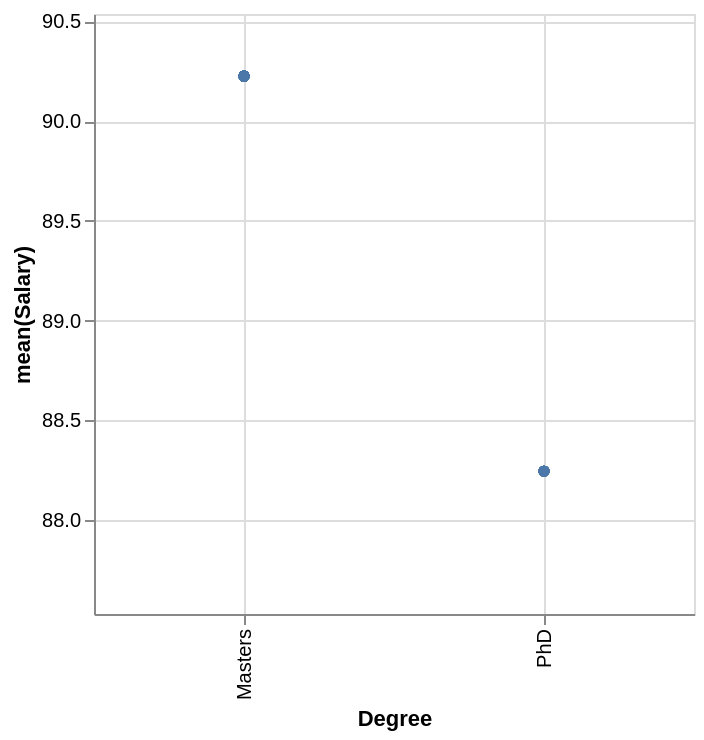

Here is the Vega-Lite specification saved for this chart:
### Vega-Lite specification from a JSON file in a GitHub repository (floating-point values rounded to 4 significant figures)
{"height": 300, "width": 300, "$schema": "https://vega.github.io/schema/vega-lite/v5.json", "meta": {"axes": false, "description": "Plot mean Salary of each group, with errorbar, zoomed in", "animated": true}, "data": {"values": [{"gemini_id": 1, "Degree": "Masters", "datamations_x": 1, "datamations_y": 90.23, "datamations_y_tooltip": 90.23, "datamations_y_raw": 81.94, "Lower": 89.92, "Upper": 90.54}, {"gemini_id": 2, "Degree": "Masters", "datamations_x": 1, "datamations_y": 90.23, "datamations_y_tooltip": 90.23, "datamations_y_raw": 82.9, "Lower": 89.92, "Upper": 90.54}, {"gemini_id": 3, "Degree": "Masters", "datamations_x": 1, "datamations_y": 90.23, "datamations_y_tooltip": 90.23, "datamations_y_raw": 83.27, "Lower": 89.92, "Upper": 90.54}, {"gemini_id": 4, "Degree": "Masters", "datamations_x": 1, "datamations_y": 90.23, "datamations_y_tooltip": 90.23, "datamations_y_raw": 82.9, "Lower": 89.92, "Upper": 90.54}, {"gemini_id": 5, "Degree": "Masters", "datamations_x": 1, "datamations_y": 90.23, "datamations_y_tooltip": 90.23, "datamations_y_raw": 90.19, "Lower": 89.92, "Upper": 90.54}, {"gemini_id": 6, "Degree": "Masters", "datamations_x": 1, "datamations_y": 90.23, "datamations_y_tooltip": 90.23, "datamations_y_raw": 90.31, "Lower": 89.92, "Upper": 90.54}, {"gemini_id": 7, "Degree": "Masters", "datamations_x": 1, "datamations_y": 90.23, "datamations_y_tooltip": 90.23, "datamations_y_raw": 90.34, "Lower": 89.92, "Upper": 90.54}, {"gemini_id": 8, "Degree": "Masters", "datamations_x": 1, "datamations_y": 90.23, "datamations_y_tooltip": 90.23, "datamations_y_raw": 89.69, "Lower": 89.92, "Upper": 90.54}, {"gemini_id": 9, "Degree": "Masters", "datamations_x": 1, "datamations_y": 90.23, "datamations_y_tooltip": 90.23, "datamations_y_raw": 89.66, "Lower": 89.92, "Upper": 90.54}, {"gemini_id": 10, "Degree": "Masters", "datamations_x": 1, "datamations_y": 90.23, "datamations_y_tooltip": 90.23, "datamations_y_raw": 89.81, "Lower": 89.92, "Upper": 90.54}, {"gemini_id": 11, "Degree": "Masters", "datamations_x": 1, "datamations_y": 90.23, "datamations_y_tooltip": 90.23, "datamations_y_raw": 90.14, "Lower": 89.92, "Upper": 90.54}, {"gemini_id": 12, "Degree": "Masters", "datamations_x": 1, "datamations_y": 90.23, "datamations_y_tooltip": 90.23, "datamations_y_raw": 90.26, "Lower": 89.92, "Upper": 90.54}, {"gemini_id": 13, "Degree": "Masters", "datamations_x": 1, "datamations_y": 90.23, "datamations_y_tooltip": 90.23, "datamations_y_raw": 89.58, "Lower": 89.92, "Upper": 90.54}, {"gemini_id": 14, "Degree": "Masters", "datamations_x": 1, "datamations_y": 90.23, "datamations_y_tooltip": 90.23, "datamations_y_raw": 91.48, "Lower": 89.92, "Upper": 90.54}, {"gemini_id": 15, "Degree": "Masters", "datamations_x": 1, "datamations_y": 90.23, "datamations_y_tooltip": 90.23, "datamations_y_raw": 90.54, "Lower": 89.92, "Upper": 90.54}, {"gemini_id": 16, "Degree": "Masters", "datamations_x": 1, "datamations_y": 90.23, "datamations_y_tooltip": 90.23, "datamations_y_raw": 90.95, "Lower": 89.92, "Upper": 90.54}, {"gemini_id": 17, "Degree": "Masters", "datamations_x": 1, "datamations_y": 90.23, "datamations_y_tooltip": 90.23, "datamations_y_raw": 84.33, "Lower": 89.92, "Upper": 90.54}, {"gemini_id": 18, "Degree": "Masters", "datamations_x": 1, "datamations_y": 90.23, "datamations_y_tooltip": 90.23, "datamations_y_raw": 90.76, "Lower": 89.92, "Upper": 90.54}, {"gemini_id": 19, "Degree": "Masters", "datamations_x": 1, "datamations_y": 90.23, "datamations_y_tooltip": 90.23, "datamations_y_raw": 91.21, "Lower": 89.92, "Upper": 90.54}, {"gemini_id": 20, "Degree": "Masters", "datamations_x": 1, "datamations_y": 90.23, "datamations_y_tooltip": 90.23, "datamations_y_raw": 91.48, "Lower": 89.92, "Upper": 90.54}, {"gemini_id": 21, "Degree": "Masters", "datamations_x": 1, "datamations_y": 90.23, "datamations_y_tooltip": 90.23, "datamations_y_raw": 91.2, "Lower": 89.92, "Upper": 90.54}, {"gemini_id": 22, "Degree": "Masters", "datamations_x": 1, "datamations_y": 90.23, "datamations_y_tooltip": 90.23, "datamations_y_raw": 84.14, "Lower": 89.92, "Upper": 90.54}, {"gemini_id": 23, "Degree": "Masters", "datamations_x": 1, "datamations_y": 90.23, "datamations_y_tooltip": 90.23, "datamations_y_raw": 90.9, "Lower": 89.92, "Upper": 90.54}, {"gemini_id": 24, "Degree": "Masters", "datamations_x": 1, "datamations_y": 90.23, "datamations_y_tooltip": 90.23, "datamations_y_raw": 91.34, "Lower": 89.92, "Upper": 90.54}, {"gemini_id": 25, "Degree": "Masters", "datamations_x": 1, "datamations_y": 90.23, "datamations_y_tooltip": 90.23, "datamations_y_raw": 90.62, "Lower": 89.92, "Upper": 90.54}, {"gemini_id": 26, "Degree": "Masters", "datamations_x": 1, "datamations_y": 90.23, "datamations_y_tooltip": 90.23, "datamations_y_raw": 91.18, "Lower": 89.92, "Upper": 90.54}, {"gemini_id": 27, "Degree": "Masters", "datamations_x": 1, "datamations_y": 90.23, "datamations_y_tooltip": 90.23, "datamations_y_raw": 91.25, "Lower": 89.92, "Upper": 90.54}, {"gemini_id": 28, "Degree": "Masters", "datamations_x": 1, "datamations_y": 90.23, "datamations_y_tooltip": 90.23, "datamations_y_raw": 91.4, "Lower": 89.92, "Upper": 90.54}, {"gemini_id": 29, "Degree": "Masters", "datamations_x": 1, "datamations_y": 90.23, "datamations_y_tooltip": 90.23, "datamations_y_raw": 91.12, "Lower": 89.92, "Upper": 90.54}, {"gemini_id": 30, "Degree": "Masters", "datamations_x": 1, "datamations_y": 90.23, "datamations_y_tooltip": 90.23, "datamations_y_raw": 91.11, "Lower": 89.92, "Upper": 90.54}, {"gemini_id": 31, "Degree": "Masters", "datamations_x": 1, "datamations_y": 90.23, "datamations_y_tooltip": 90.23, "datamations_y_raw": 90.67, "Lower": 89.92, "Upper": 90.54}, {"gemini_id": 32, "Degree": "Masters", "datamations_x": 1, "datamations_y": 90.23, "datamations_y_tooltip": 90.23, "datamations_y_raw": 91.47, "Lower": 89.92, "Upper": 90.54}, {"gemini_id": 33, "Degree": "Masters", "datamations_x": 1, "datamations_y": 90.23, "datamations_y_tooltip": 90.23, "datamations_y_raw": 91.06, "Lower": 89.92, "Upper": 90.54}, {"gemini_id": 34, "Degree": "Masters", "datamations_x": 1, "datamations_y": 90.23, "datamations_y_tooltip": 90.23, "datamations_y_raw": 90.94, "Lower": 89.92, "Upper": 90.54}, {"gemini_id": 35, "Degree": "Masters", "datamations_x": 1, "datamations_y": 90.23, "datamations_y_tooltip": 90.23, "datamations_y_raw": 91.17, "Lower": 89.92, "Upper": 90.54}, {"gemini_id": 36, "Degree": "Masters", "datamations_x": 1, "datamations_y": 90.23, "datamations_y_tooltip": 90.23, "datamations_y_raw": 91.24, "Lower": 89.92, "Upper": 90.54}, {"gemini_id": 37, "Degree": "Masters", "datamations_x": 1, "datamations_y": 90.23, "datamations_y_tooltip": 90.23, "datamations_y_raw": 90.5, "Lower": 89.92, "Upper": 90.54}, {"gemini_id": 38, "Degree": "Masters", "datamations_x": 1, "datamations_y": 90.23, "datamations_y_tooltip": 90.23, "datamations_y_raw": 85.33, "Lower": 89.92, "Upper": 90.54}, {"gemini_id": 39, "Degree": "Masters", "datamations_x": 1, "datamations_y": 90.23, "datamations_y_tooltip": 90.23, "datamations_y_raw": 90.6, "Lower": 89.92, "Upper": 90.54}, {"gemini_id": 40, "Degree": "Masters", "datamations_x": 1, "datamations_y": 90.23, "datamations_y_tooltip": 90.23, "datamations_y_raw": 85.5, "Lower": 89.92, "Upper": 90.54}, {"gemini_id": 41, "Degree": "Masters", "datamations_x": 1, "datamations_y": 90.23, "datamations_y_tooltip": 90.23, "datamations_y_raw": 91.4, "Lower": 89.92, "Upper": 90.54}, {"gemini_id": 42, "Degree": "Masters", "datamations_x": 1, "datamations_y": 90.23, "datamations_y_tooltip": 90.23, "datamations_y_raw": 91.15, "Lower": 89.92, "Upper": 90.54}, {"gemini_id": 43, "Degree": "Masters", "datamations_x": 1, "datamations_y": 90.23, "datamations_y_tooltip": 90.23, "datamations_y_raw": 90.7, "Lower": 89.92, "Upper": 90.54}, {"gemini_id": 44, "Degree": "Masters", "datamations_x": 1, "datamations_y": 90.23, "datamations_y_tooltip": 90.23, "datamations_y_raw": 90.62, "Lower": 89.92, "Upper": 90.54}, {"gemini_id": 45, "Degree": "Masters", "datamations_x": 1, "datamations_y": 90.23, "datamations_y_tooltip": 90.23, "datamations_y_raw": 90.56, "Lower": 89.92, "Upper": 90.54}, {"gemini_id": 46, "Degree": "Masters", "datamations_x": 1, "datamations_y": 90.23, "datamations_y_tooltip": 90.23, "datamations_y_raw": 90.6, "Lower": 89.92, "Upper": 90.54}, {"gemini_id": 47, "Degree": "Masters", "datamations_x": 1, "datamations_y": 90.23, "datamations_y_tooltip": 90.23, "datamations_y_raw": 91.17, "Lower": 89.92, "Upper": 90.54}, {"gemini_id": 48, "Degree": "Masters", "datamations_x": 1, "datamations_y": 90.23, "datamations_y_tooltip": 90.23, "datamations_y_raw": 90.75, "Lower": 89.92, "Upper": 90.54}, {"gemini_id": 49, "Degree": "Masters", "datamations_x": 1, "datamations_y": 90.23, "datamations_y_tooltip": 90.23, "datamations_y_raw": 92.02, "Lower": 89.92, "Upper": 90.54}, {"gemini_id": 50, "Degree": "Masters", "datamations_x": 1, "datamations_y": 90.23, "datamations_y_tooltip": 90.23, "datamations_y_raw": 92.28, "Lower": 89.92, "Upper": 90.54}, {"gemini_id": 51, "Degree": "Masters", "datamations_x": 1, "datamations_y": 90.23, "datamations_y_tooltip": 90.23, "datamations_y_raw": 91.52, "Lower": 89.92, "Upper": 90.54}, {"gemini_id": 52, "Degree": "Masters", "datamations_x": 1, "datamations_y": 90.23, "datamations_y_tooltip": 90.23, "datamations_y_raw": 92.24, "Lower": 89.92, "Upper": 90.54}, {"gemini_id": 53, "Degree": "Masters", "datamations_x": 1, "datamations_y": 90.23, "datamations_y_tooltip": 90.23, "datamations_y_raw": 84.54, "Lower": 89.92, "Upper": 90.54}, {"gemini_id": 54, "Degree": "Masters", "datamations_x": 1, "datamations_y": 90.23, "datamations_y_tooltip": 90.23, "datamations_y_raw": 91.62, "Lower": 89.92, "Upper": 90.54}, {"gemini_id": 55, "Degree": "Masters", "datamations_x": 1, "datamations_y": 90.23, "datamations_y_tooltip": 90.23, "datamations_y_raw": 92.04, "Lower": 89.92, "Upper": 90.54}, {"gemini_id": 56, "Degree": "Masters", "datamations_x": 1, "datamations_y": 90.23, "datamations_y_tooltip": 90.23, "datamations_y_raw": 92.29, "Lower": 89.92, "Upper": 90.54}, {"gemini_id": 57, "Degree": "Masters", "datamations_x": 1, "datamations_y": 90.23, "datamations_y_tooltip": 90.23, "datamations_y_raw": 91.7, "Lower": 89.92, "Upper": 90.54}, {"gemini_id": 58, "Degree": "Masters", "datamations_x": 1, "datamations_y": 90.23, "datamations_y_tooltip": 90.23, "datamations_y_raw": 91.9, "Lower": 89.92, "Upper": 90.54}, {"gemini_id": 59, "Degree": "Masters", "datamations_x": 1, "datamations_y": 90.23, "datamations_y_tooltip": 90.23, "datamations_y_raw": 92.42, "Lower": 89.92, "Upper": 90.54}, {"gemini_id": 60, "Degree": "Masters", "datamations_x": 1, "datamations_y": 90.23, "datamations_y_tooltip": 90.23, "datamations_y_raw": 91.88, "Lower": 89.92, "Upper": 90.54}, {"gemini_id": 61, "Degree": "Masters", "datamations_x": 1, "datamations_y": 90.23, "datamations_y_tooltip": 90.23, "datamations_y_raw": 92.38, "Lower": 89.92, "Upper": 90.54}, {"gemini_id": 62, "Degree": "Masters", "datamations_x": 1, "datamations_y": 90.23, "datamations_y_tooltip": 90.23, "datamations_y_raw": 92.17, "Lower": 89.92, "Upper": 90.54}, {"gemini_id": 63, "Degree": "Masters", "datamations_x": 1, "datamations_y": 90.23, "datamations_y_tooltip": 90.23, "datamations_y_raw": 92.15, "Lower": 89.92, "Upper": 90.54}, {"gemini_id": 64, "Degree": "Masters", "datamations_x": 1, "datamations_y": 90.23, "datamations_y_tooltip": 90.23, "datamations_y_raw": 85.46, "Lower": 89.92, "Upper": 90.54}, {"gemini_id": 65, "Degree": "Masters", "datamations_x": 1, "datamations_y": 90.23, "datamations_y_tooltip": 90.23, "datamations_y_raw": 92.19, "Lower": 89.92, "Upper": 90.54}, {"gemini_id": 66, "Degree": "Masters", "datamations_x": 1, "datamations_y": 90.23, "datamations_y_tooltip": 90.23, "datamations_y_raw": 91.56, "Lower": 89.92, "Upper": 90.54}, {"gemini_id": 67, "Degree": "Masters", "datamations_x": 1, "datamations_y": 90.23, "datamations_y_tooltip": 90.23, "datamations_y_raw": 91.99, "Lower": 89.92, "Upper": 90.54}, {"gemini_id": 68, "Degree": "Masters", "datamations_x": 1, "datamations_y": 90.23, "datamations_y_tooltip": 90.23, "datamations_y_raw": 92.47, "Lower": 89.92, "Upper": 90.54}, {"gemini_id": 69, "Degree": "Masters", "datamations_x": 1, "datamations_y": 90.23, "datamations_y_tooltip": 90.23, "datamations_y_raw": 91.99, "Lower": 89.92, "Upper": 90.54}, {"gemini_id": 70, "Degree": "Masters", "datamations_x": 1, "datamations_y": 90.23, "datamations_y_tooltip": 90.23, "datamations_y_raw": 92.0, "Lower": 89.92, "Upper": 90.54}, {"gemini_id": 71, "Degree": "Masters", "datamations_x": 1, "datamations_y": 90.23, "datamations_y_tooltip": 90.23, "datamations_y_raw": 92.31, "Lower": 89.92, "Upper": 90.54}, {"gemini_id": 72, "Degree": "Masters", "datamations_x": 1, "datamations_y": 90.23, "datamations_y_tooltip": 90.23, "datamations_y_raw": 91.74, "Lower": 89.92, "Upper": 90.54}, {"gemini_id": 73, "Degree": "PhD", "datamations_x": 2, "datamations_y": 88.25, "datamations_y_tooltip": 88.25, "datamations_y_raw": 84.49, "Lower": 87.53, "Upper": 88.96}, {"gemini_id": 74, "Degree": "PhD", "datamations_x": 2, "datamations_y": 88.25, "datamations_y_tooltip": 88.25, "datamations_y_raw": 83.85, "Lower": 87.53, "Upper": 88.96}, {"gemini_id": 75, "Degree": "PhD", "datamations_x": 2, "datamations_y": 88.25, "datamations_y_tooltip": 88.25, "datamations_y_raw": 83.75, "Lower": 87.53, "Upper": 88.96}, {"gemini_id": 76, "Degree": "PhD", "datamations_x": 2, "datamations_y": 88.25, "datamations_y_tooltip": 88.25, "datamations_y_raw": 85.27, "Lower": 87.53, "Upper": 88.96}, {"gemini_id": 77, "Degree": "PhD", "datamations_x": 2, "datamations_y": 88.25, "datamations_y_tooltip": 88.25, "datamations_y_raw": 91.41, "Lower": 87.53, "Upper": 88.96}, {"gemini_id": 78, "Degree": "PhD", "datamations_x": 2, "datamations_y": 88.25, "datamations_y_tooltip": 88.25, "datamations_y_raw": 85.33, "Lower": 87.53, "Upper": 88.96}, {"gemini_id": 79, "Degree": "PhD", "datamations_x": 2, "datamations_y": 88.25, "datamations_y_tooltip": 88.25, "datamations_y_raw": 92.35, "Lower": 87.53, "Upper": 88.96}, {"gemini_id": 80, "Degree": "PhD", "datamations_x": 2, "datamations_y": 88.25, "datamations_y_tooltip": 88.25, "datamations_y_raw": 84.74, "Lower": 87.53, "Upper": 88.96}, {"gemini_id": 81, "Degree": "PhD", "datamations_x": 2, "datamations_y": 88.25, "datamations_y_tooltip": 88.25, "datamations_y_raw": 85.01, "Lower": 87.53, "Upper": 88.96}, {"gemini_id": 82, "Degree": "PhD", "datamations_x": 2, "datamations_y": 88.25, "datamations_y_tooltip": 88.25, "datamations_y_raw": 85.16, "Lower": 87.53, "Upper": 88.96}, {"gemini_id": 83, "Degree": "PhD", "datamations_x": 2, "datamations_y": 88.25, "datamations_y_tooltip": 88.25, "datamations_y_raw": 85.38, "Lower": 87.53, "Upper": 88.96}, {"gemini_id": 84, "Degree": "PhD", "datamations_x": 2, "datamations_y": 88.25, "datamations_y_tooltip": 88.25, "datamations_y_raw": 85.08, "Lower": 87.53, "Upper": 88.96}, {"gemini_id": 85, "Degree": "PhD", "datamations_x": 2, "datamations_y": 88.25, "datamations_y_tooltip": 88.25, "datamations_y_raw": 86.05, "Lower": 87.53, "Upper": 88.96}, {"gemini_id": 86, "Degree": "PhD", "datamations_x": 2, "datamations_y": 88.25, "datamations_y_tooltip": 88.25, "datamations_y_raw": 93.16, "Lower": 87.53, "Upper": 88.96}, {"gemini_id": 87, "Degree": "PhD", "datamations_x": 2, "datamations_y": 88.25, "datamations_y_tooltip": 88.25, "datamations_y_raw": 85.91, "Lower": 87.53, "Upper": 88.96}, {"gemini_id": 88, "Degree": "PhD", "datamations_x": 2, "datamations_y": 88.25, "datamations_y_tooltip": 88.25, "datamations_y_raw": 93.41, "Lower": 87.53, "Upper": 88.96}, {"gemini_id": 89, "Degree": "PhD", "datamations_x": 2, "datamations_y": 88.25, "datamations_y_tooltip": 88.25, "datamations_y_raw": 86.04, "Lower": 87.53, "Upper": 88.96}, {"gemini_id": 90, "Degree": "PhD", "datamations_x": 2, "datamations_y": 88.25, "datamations_y_tooltip": 88.25, "datamations_y_raw": 93.06, "Lower": 87.53, "Upper": 88.96}, {"gemini_id": 91, "Degree": "PhD", "datamations_x": 2, "datamations_y": 88.25, "datamations_y_tooltip": 88.25, "datamations_y_raw": 86.44, "Lower": 87.53, "Upper": 88.96}, {"gemini_id": 92, "Degree": "PhD", "datamations_x": 2, "datamations_y": 88.25, "datamations_y_tooltip": 88.25, "datamations_y_raw": 92.73, "Lower": 87.53, "Upper": 88.96}, {"gemini_id": 93, "Degree": "PhD", "datamations_x": 2, "datamations_y": 88.25, "datamations_y_tooltip": 88.25, "datamations_y_raw": 86.37, "Lower": 87.53, "Upper": 88.96}, {"gemini_id": 94, "Degree": "PhD", "datamations_x": 2, "datamations_y": 88.25, "datamations_y_tooltip": 88.25, "datamations_y_raw": 87.05, "Lower": 87.53, "Upper": 88.96}, {"gemini_id": 95, "Degree": "PhD", "datamations_x": 2, "datamations_y": 88.25, "datamations_y_tooltip": 88.25, "datamations_y_raw": 93.16, "Lower": 87.53, "Upper": 88.96}, {"gemini_id": 96, "Degree": "PhD", "datamations_x": 2, "datamations_y": 88.25, "datamations_y_tooltip": 88.25, "datamations_y_raw": 86.68, "Lower": 87.53, "Upper": 88.96}, {"gemini_id": 97, "Degree": "PhD", "datamations_x": 2, "datamations_y": 88.25, "datamations_y_tooltip": 88.25, "datamations_y_raw": 93.7, "Lower": 87.53, "Upper": 88.96}, {"gemini_id": 98, "Degree": "PhD", "datamations_x": 2, "datamations_y": 88.25, "datamations_y_tooltip": 88.25, "datamations_y_raw": 87.44, "Lower": 87.53, "Upper": 88.96}, {"gemini_id": 99, "Degree": "PhD", "datamations_x": 2, "datamations_y": 88.25, "datamations_y_tooltip": 88.25, "datamations_y_raw": 93.83, "Lower": 87.53, "Upper": 88.96}, {"gemini_id": 100, "Degree": "PhD", "datamations_x": 2, "datamations_y": 88.25, "datamations_y_tooltip": 88.25, "datamations_y_raw": 94.02, "Lower": 87.53, "Upper": 88.96}]}, "encoding": {"x": {"field": "datamations_x", "type": "quantitative", "axis": {"values": [1, 2], "labelExpr": "round(datum.label) == 1 ? 'Masters' : 'PhD'", "labelAngle": -90}, "title": "Degree", "scale": {"domain": [0.5, 2.5]}}, "y": {"field": "datamations_y", "type": "quantitative", "title": "mean(Salary)", "scale": {"domain": [87.53, 90.54]}}, "tooltip": [{"field": "datamations_y_tooltip", "type": "quantitative", "title": "mean(Salary)"}, {"field": "Upper", "type": "nominal", "title": "mean(Salary) + standard error"}, {"field": "Lower", "type": "nominal", "title": "mean(Salary) - standard error"}, {"field": "Degree", "type": "nominal"}]}, "mark": {"type": "point", "filled": true, "strokeWidth": 1}}
